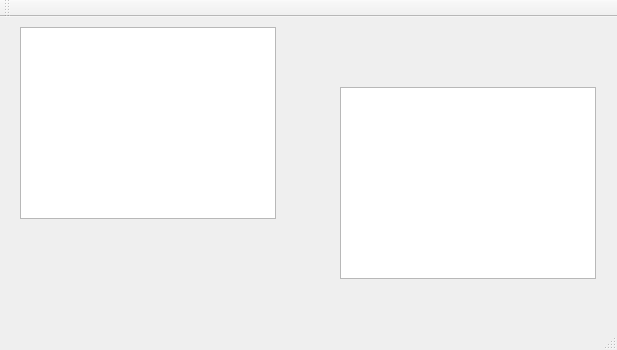
<?xml version="1.0" encoding="UTF-8"?>
<ui version="4.0">
 <class>MainWindow</class>
 <widget class="QMainWindow" name="MainWindow">
  <property name="geometry">
   <rect>
    <x>0</x>
    <y>0</y>
    <width>617</width>
    <height>350</height>
   </rect>
  </property>
  <property name="windowTitle">
   <string>MainWindow</string>
  </property>
  <widget class="QWidget" name="centralWidget">
   <widget class="QListWidget" name="listWidget">
    <property name="geometry">
     <rect>
      <x>20</x>
      <y>10</y>
      <width>256</width>
      <height>192</height>
     </rect>
    </property>
   </widget>
   <widget class="QListWidget" name="listWidget_2">
    <property name="geometry">
     <rect>
      <x>340</x>
      <y>70</y>
      <width>256</width>
      <height>192</height>
     </rect>
    </property>
   </widget>
  </widget>
  <widget class="QMenuBar" name="menuBar">
   <property name="geometry">
    <rect>
     <x>0</x>
     <y>0</y>
     <width>617</width>
     <height>21</height>
    </rect>
   </property>
  </widget>
  <widget class="QToolBar" name="mainToolBar">
   <attribute name="toolBarArea">
    <enum>TopToolBarArea</enum>
   </attribute>
   <attribute name="toolBarBreak">
    <bool>false</bool>
   </attribute>
  </widget>
  <widget class="QStatusBar" name="statusBar"/>
 </widget>
 <layoutdefault spacing="6" margin="11"/>
 <resources/>
 <connections/>
</ui>
